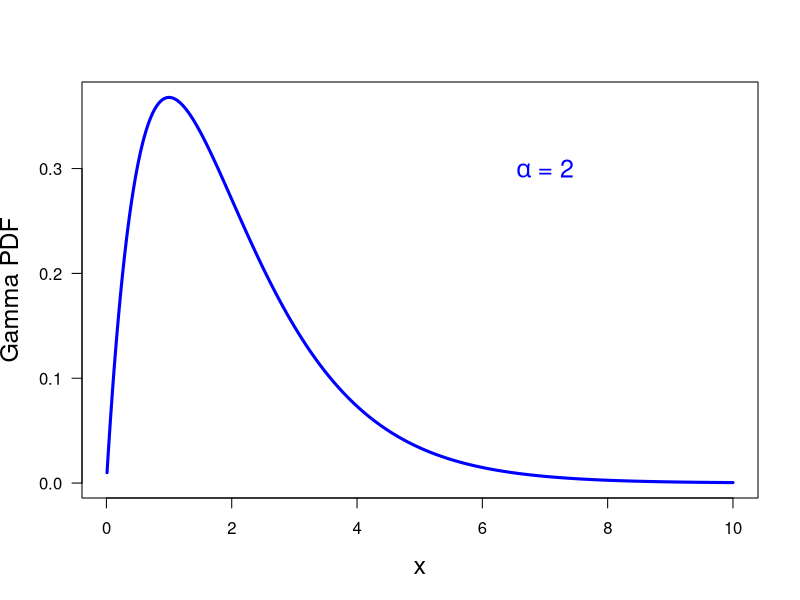

Recreate this plot in R.
print('file: PDsPDFsGammaPDF.R')
# gamma PDF
# dgamma(x, shape, rate = 1, scale = 1/rate, log = FALSE)
alpha = 2
xarr = seq(0.01,10,0.01)
gPDF = dgamma(x=xarr, shape=alpha)
# png('gPDF160818.png',width=16,height=12,units='cm',res=300)
plot(xarr,gPDF,type='l',lwd=3,col='blue',xlab='x',ylab='Gamma PDF',las=1,cex.lab=1.5)
text(7,0.3,expression(paste(alpha,' = 2')),col='blue',cex=1.5)
# dev.off()
